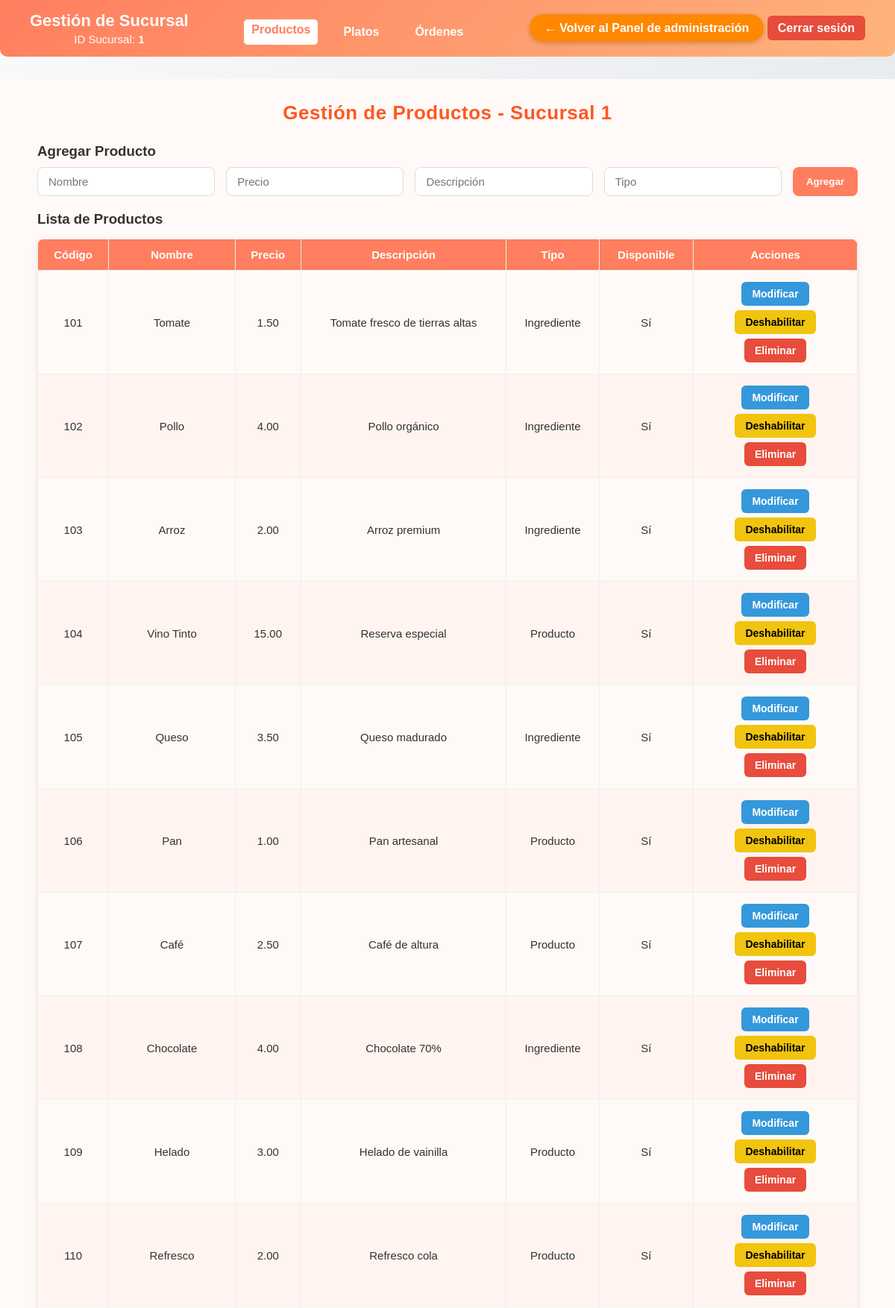
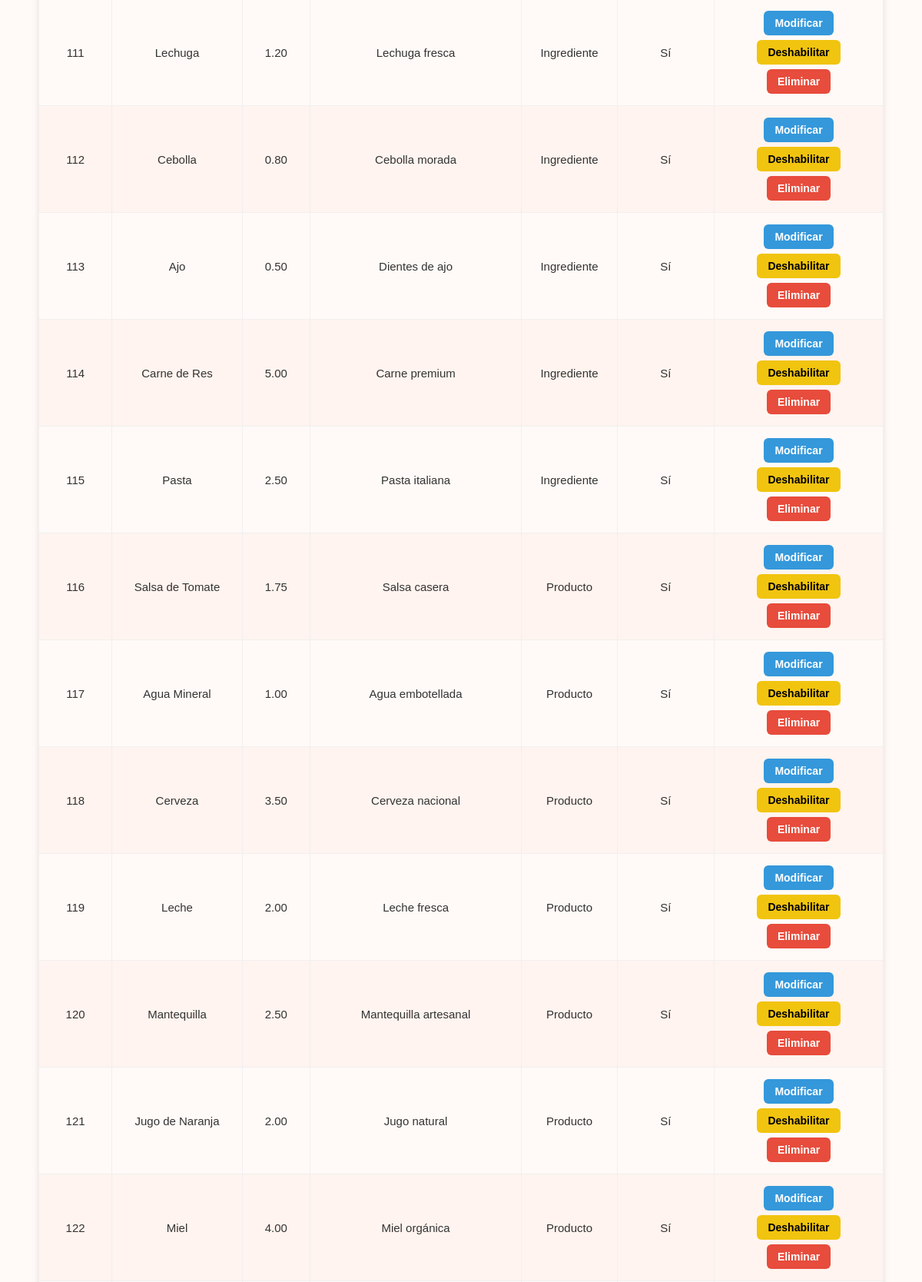
/Restaurante_Hou/admin_productos.php?id_sucursal=1 (signed in, upper part), run on the app's committed database (2 pictures, top to bottom).
### tables this page shows
CREATE TABLE `producto` (
  `codigo_producto` int(11) NOT NULL,
  `nombre` varchar(100) NOT NULL,
  `precio` decimal(10,2) NOT NULL,
  `descripcion` varchar(255) DEFAULT NULL,
  `tipo_producto` varchar(15) DEFAULT NULL,
  `disponible` tinyint(1) NOT NULL DEFAULT 1
);

### Restaurante_Hou/admin_productos.php (the view, shortened to what this page needs)
<?php
include 'config.php';
$id_sucursal = isset($_GET['id_sucursal']) ? intval($_GET['id_sucursal']) : null;
$editarProducto = null;
$productos = $conn->query("SELECT * FROM producto");
?>
<!DOCTYPE html>
<html lang="es">
<head>
    <link rel="stylesheet" href="css/estilos.css">
</head>
<body>
<?php include 'includes/admin_header.php'; ?>
<main class="admin-dashboard">
    <h2>Gestión de Productos - Sucursal <?= $id_sucursal ?></h2>
    <?php if($editarProducto): ?>
        <h3>Modificar Producto</h3>
        <form method="POST" class="admin-form">
            <input type="hidden" name="codigo_producto" value="<?= $editarProducto['codigo_producto'] ?>">
            <input type="text" name="nombre" value="<?= htmlspecialchars($editarProducto['nombre']) ?>" placeholder="Nombre" required>
            <input type="number" step="0.01" name="precio" value="<?= $editarProducto['precio'] ?>" placeholder="Precio" required>
            <input type="text" name="descripcion" value="<?= htmlspecialchars($editarProducto['descripcion']) ?>" placeholder="Descripción" required>
            <input type="text" name="tipo_producto" value="<?= htmlspecialchars($editarProducto['tipo_producto']) ?>" placeholder="Tipo" required>
            <button type="submit" name="modificar">Guardar Cambios</button>
        </form>
    <?php else: ?>
        <h3>Agregar Producto</h3>
        <form method="POST" class="admin-form">
            <input type="text" name="nombre" placeholder="Nombre" required>
            <input type="number" step="0.01" name="precio" placeholder="Precio" required>
            <input type="text" name="descripcion" placeholder="Descripción" required>
            <input type="text" name="tipo_producto" placeholder="Tipo" required>
            <button type="submit" name="agregar">Agregar</button>
        </form>
    <?php endif; ?>
    <h3>Lista de Productos</h3>
    <table class="admin-table">
        <thead>
            <tr>
                <th>Código</th>
                <th>Nombre</th>
                <th>Precio</th>
                <th>Descripción</th>
                <th>Tipo</th>
                <th>Disponible</th>
                <th>Acciones</th>
            </tr>
        </thead>
        <tbody>
            <?php while($p = $productos->fetch_assoc()): ?>
            <tr>
                <td><?= $p['codigo_producto'] ?></td>
                <td><?= htmlspecialchars($p['nombre']) ?></td>
                <td><?= $p['precio'] ?></td>
                <td><?= htmlspecialchars($p['descripcion']) ?></td>
                <td><?= htmlspecialchars($p['tipo_producto']) ?></td>
                <td><?= $p['disponible'] ? 'Sí' : 'No' ?></td>
                <td>
                    <a href="admin_productos.php?id_sucursal=<?= $id_sucursal ?>&modificar=<?= $p['codigo_producto'] ?>" class="btn-modificar">Modificar</a>
                    <a href="admin_productos.php?id_sucursal=<?= $id_sucursal ?>&cambiar_disponibilidad=<?= $p['codigo_producto'] ?>" class="btn-disponibilidad">
                        <?= $p['disponible'] ? 'Deshabilitar' : 'Habilitar' ?>
                    </a>
                    <a href="admin_productos.php?id_sucursal=<?= $id_sucursal ?>&eliminar=<?= $p['codigo_producto'] ?>" class="btn-eliminar"
                       onclick="return confirm('¿Seguro que deseas eliminar este producto?');">Eliminar</a>
                </td>
            </tr>
            <?php endwhile; ?>
        </tbody>
    </table>
</main>
</body>
</html>

### Restaurante_Hou/css/estilos.css (style rules this page uses)
* { margin: 0; padding: 0; box-sizing: border-box; }
main { flex: 1; padding: 30px 50px; }
html, body { height: 100%; margin: 0; font-family: 'Arial', sans-serif; background: linear-gradient(to right, #f8f9fa, #e9ecef); color: #333; display: flex; flex-direction: column; }
.admin-dashboard { padding: 30px 50px; background-color: #fffaf7; min-height: 100vh; font-family: "Poppins", sans-serif; }
.admin-dashboard h2 { text-align: center; color: #ff5722; margin-bottom: 25px; font-size: 26px; letter-spacing: 0.5px; }
.admin-form { display: flex; flex-wrap: wrap; gap: 15px; margin-top: 10px; margin-bottom: 20px; }
.admin-form input, .admin-form select { flex: 1 1 200px; padding: 10px 14px; border-radius: 8px; border: 1px solid #ddd; font-size: 15px; transition: all 0.3s ease; }
.admin-form button { flex: 0 0 auto; padding: 10px 18px; border-radius: 8px; background-color: #ff7e5f; color: white; border: none; font-weight: bold; cursor: pointer; transition: all 0.3s ease; }
.admin-table { width: 100%; border-collapse: collapse; margin-top: 15px; border-radius: 10px; overflow: hidden; box-shadow: 0 2px 8px rgba(0, 0, 0, 0.1); }
.admin-table th, .admin-table td { border: 1px solid #f0f0f0; padding: 12px; text-align: center; font-size: 15px; }
.admin-table th { background-color: #ff7e5f; color: white; font-weight: bold; }
.admin-table tr:nth-child(even) { background-color: #fff4ef; }
.admin-table th:last-child, .admin-table td:last-child { width: 220px; text-align: center; }
.btn-eliminar, .btn-modificar, .btn-disponibilidad { display: inline-block; padding: 8px 14px; border: none; border-radius: 6px; color: white; font-weight: bold; cursor: pointer; text-decoration: none; font-size: 14px; transition: all 0.3s ease; margin: 3px; }
.btn-eliminar { background-color: #e74c3c; }
.btn-modificar { background-color: #3498db; }
.btn-disponibilidad { background-color: #f1c40f; color: black; }

### data on the page
producto: codigo_producto "101", nombre "Tomate", precio "1.50", descripcion "Tomate fresco de tierras altas", tipo_producto "Ingrediente", disponible "Sí"
producto: codigo_producto "102", nombre "Pollo", precio "4.00", descripcion "Pollo orgánico", tipo_producto "Ingrediente", disponible "Sí"
producto: codigo_producto "103", nombre "Arroz", precio "2.00", descripcion "Arroz premium", tipo_producto "Ingrediente", disponible "Sí"
producto: codigo_producto "104", nombre "Vino Tinto", precio "15.00", descripcion "Reserva especial", tipo_producto "Producto", disponible "Sí"
producto: codigo_producto "105", nombre "Queso", precio "3.50", descripcion "Queso madurado", tipo_producto "Ingrediente", disponible "Sí"
producto: codigo_producto "106", nombre "Pan", precio "1.00", descripcion "Pan artesanal", tipo_producto "Producto", disponible "Sí"
producto: codigo_producto "107", nombre "Café", precio "2.50", descripcion "Café de altura", tipo_producto "Producto", disponible "Sí"
producto: codigo_producto "108", nombre "Chocolate", precio "4.00", descripcion "Chocolate 70%", tipo_producto "Ingrediente", disponible "Sí"
producto: codigo_producto "109", nombre "Helado", precio "3.00", descripcion "Helado de vainilla", tipo_producto "Producto", disponible "Sí"
producto: codigo_producto "110", nombre "Refresco", precio "2.00", descripcion "Refresco cola", tipo_producto "Producto", disponible "Sí"
producto: codigo_producto "111", nombre "Lechuga", precio "1.20", descripcion "Lechuga fresca", tipo_producto "Ingrediente", disponible "Sí"
producto: codigo_producto "112", nombre "Cebolla", precio "0.80", descripcion "Cebolla morada", tipo_producto "Ingrediente", disponible "Sí"
producto: codigo_producto "113", nombre "Ajo", precio "0.50", descripcion "Dientes de ajo", tipo_producto "Ingrediente", disponible "Sí"
producto: codigo_producto "114", nombre "Carne de Res", precio "5.00", descripcion "Carne premium", tipo_producto "Ingrediente", disponible "Sí"
producto: codigo_producto "115", nombre "Pasta", precio "2.50", descripcion "Pasta italiana", tipo_producto "Ingrediente", disponible "Sí"
producto: codigo_producto "116", nombre "Salsa de Tomate", precio "1.75", descripcion "Salsa casera", tipo_producto "Producto", disponible "Sí"
producto: codigo_producto "117", nombre "Agua Mineral", precio "1.00", descripcion "Agua embotellada", tipo_producto "Producto", disponible "Sí"
producto: codigo_producto "118", nombre "Cerveza", precio "3.50", descripcion "Cerveza nacional", tipo_producto "Producto", disponible "Sí"
producto: codigo_producto "119", nombre "Leche", precio "2.00", descripcion "Leche fresca", tipo_producto "Producto", disponible "Sí"
producto: codigo_producto "120", nombre "Mantequilla", precio "2.50", descripcion "Mantequilla artesanal", tipo_producto "Producto", disponible "Sí"
producto: codigo_producto "121", nombre "Jugo de Naranja", precio "2.00", descripcion "Jugo natural", tipo_producto "Producto", disponible "Sí"
producto: codigo_producto "122", nombre "Miel", precio "4.00", descripcion "Miel orgánica", tipo_producto "Producto", disponible "Sí"

### other printed values
$id_sucursal "1"
